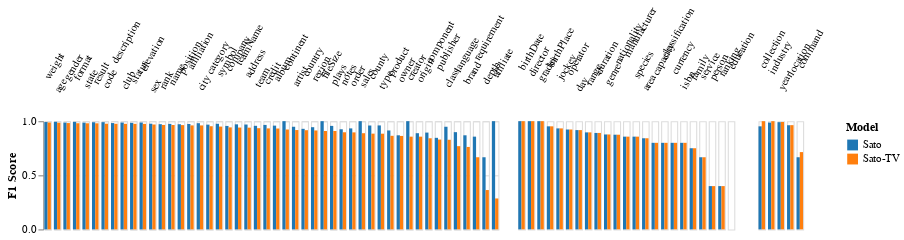

This figure's notebook cell:
### Code cell
f3

### Figure 1 — Vega-Lite specification as saved in the notebook (floating-point values rounded to 4 significant figures)
{"config": {"view": {"continuousWidth": 400, "continuousHeight": 300}, "facet": {"spacing": 0.8}}, "hconcat": [{"data": {"name": "data-9e1a825ed4e05343142ef87bd14738fd"}, "facet": {"column": {"field": "type", "header": {"labelAngle": 300}, "sort": {"field": "F1", "op": "min", "order": "descending"}, "title": null, "type": "ordinal"}}, "spec": {"mark": {"type": "bar", "size": 3}, "encoding": {"color": {"field": "Model", "scale": {"domain": ["Sato", "Sato-TV"], "scheme": "category10"}, "sort": ["Sato", "Sato-TV", "Sato-ST", "Base"], "type": "nominal"}, "x": {"axis": null, "field": "Model", "sort": ["Sato", "Sato-TV", "Sato-ST", "Base"], "type": "ordinal"}, "y": {"field": "F1", "title": "F1 Score", "type": "quantitative"}}, "height": 100, "width": 6}}, {"data": {"name": "data-457d6b6ba7636716be54c62c657025c6"}, "facet": {"column": {"field": "type", "header": {"labelAngle": 300}, "sort": {"field": "F1", "op": "max", "order": "descending"}, "title": null, "type": "ordinal"}}, "spec": {"mark": {"type": "bar", "size": 3}, "encoding": {"color": {"field": "Model", "scale": {"domain": ["Sato", "Sato-TV"], "scheme": "category10"}, "sort": ["Sato", "Sato-TV", "Sato-ST", "Base"], "type": "nominal"}, "x": {"axis": null, "field": "Model", "sort": ["Sato", "Sato-TV", "Sato-ST", "Base"], "title": null, "type": "ordinal"}, "y": {"axis": null, "field": "F1", "title": null, "type": "quantitative"}}, "height": 100, "width": 6}}, {"data": {"name": "data-81982d4d28a5b189579bab595c4a2d08"}, "facet": {"column": {"field": "type", "header": {"labelAngle": 300}, "sort": {"field": "F1", "op": "max", "order": "descending"}, "title": null, "type": "ordinal"}}, "spec": {"mark": {"type": "bar", "size": 3}, "encoding": {"color": {"field": "Model", "scale": {"domain": ["Sato", "Sato-TV"], "scheme": "category10"}, "sort": ["Sato", "Sato-TV", "Sato-ST", "Base"], "type": "nominal"}, "x": {"axis": null, "field": "Model", "sort": ["Sato", "Sato-TV", "Sato-ST", "Base"], "title": null, "type": "ordinal"}, "y": {"axis": null, "field": "F1", "title": null, "type": "quantitative"}}, "height": 100, "width": 6}}], "spacing": 0, "$schema": "https://vega.github.io/schema/vega-lite/v4.17.0.json", "datasets": {"data-9e1a825ed4e05343142ef87bd14738fd": [{"type": "address", "Model": "Sato", "F1": 0.9692}, {"type": "affiliate", "Model": "Sato", "F1": 1.0}, {"type": "affiliation", "Model": "Sato", "F1": 0.9744}, {"type": "age", "Model": "Sato", "F1": 0.9942}, {"type": "album", "Model": "Sato", "F1": 0.9589}, {"type": "artist", "Model": "Sato", "F1": 0.9485}, {"type": "brand", "Model": "Sato", "F1": 0.8696}, {"type": "category", "Model": "Sato", "F1": 0.9682}, {"type": "city", "Model": "Sato", "F1": 0.9814}, {"type": "class", "Model": "Sato", "F1": 0.9486}, {"type": "club", "Model": "Sato", "F1": 0.9873}, {"type": "code", "Model": "Sato", "F1": 0.9909}, {"type": "company", "Model": "Sato", "F1": 0.9561}, {"type": "component", "Model": "Sato", "F1": 0.8947}, {"type": "continent", "Model": "Sato", "F1": 1.0}, {"type": "country", "Model": "Sato", "F1": 0.9294}, {"type": "county", "Model": "Sato", "F1": 0.96}, {"type": "creator", "Model": "Sato", "F1": 1.0}, {"type": "credit", "Model": "Sato", "F1": 0.9655}, {"type": "depth", "Model": "Sato", "F1": 0.6667}, {"type": "description", "Model": "Sato", "F1": 0.9826}, {"type": "elevation", "Model": "Sato", "F1": 0.9877}, {"type": "fileSize", "Model": "Sato", "F1": 1.0}, {"type": "format", "Model": "Sato", "F1": 0.9937}, {"type": "gender", "Model": "Sato", "F1": 0.987}, {"type": "language", "Model": "Sato", "F1": 0.8986}, {"type": "name", "Model": "Sato", "F1": 0.975}, {"type": "notes", "Model": "Sato", "F1": 0.9253}, {"type": "order", "Model": "Sato", "F1": 0.9333}, {"type": "origin", "Model": "Sato", "F1": 0.8889}, {"type": "owner", "Model": "Sato", "F1": 0.8696}, {"type": "plays", "Model": "Sato", "F1": 0.9565}, {"type": "position", "Model": "Sato", "F1": 0.9718}, {"type": "product", "Model": "Sato", "F1": 0.9143}, {"type": "publisher", "Model": "Sato", "F1": 0.8462}, {"type": "rank", "Model": "Sato", "F1": 0.9722}, {"type": "region", "Model": "Sato", "F1": 0.9444}, {"type": "requirement", "Model": "Sato", "F1": 0.8571}, {"type": "result", "Model": "Sato", "F1": 0.9901}, {"type": "sales", "Model": "Sato", "F1": 1.0}, {"type": "sex", "Model": "Sato", "F1": 0.9767}, {"type": "state", "Model": "Sato", "F1": 0.9864}, {"type": "status", "Model": "Sato", "F1": 0.9848}, {"type": "symbol", "Model": "Sato", "F1": 0.976}, {"type": "team", "Model": "Sato", "F1": 0.9572}, {"type": "teamName", "Model": "Sato", "F1": 0.9709}, {"type": "type", "Model": "Sato", "F1": 0.9608}, {"type": "weight", "Model": "Sato", "F1": 0.9922}, {"type": "address", "Model": "Sato-TV", "F1": 0.9402}, {"type": "affiliate", "Model": "Sato-TV", "F1": 0.2857}, {"type": "affiliation", "Model": "Sato-TV", "F1": 0.961}, {"type": "age", "Model": "Sato-TV", "F1": 0.9857}, {"type": "album", "Model": "Sato-TV", "F1": 0.9322}, {"type": "artist", "Model": "Sato-TV", "F1": 0.9182}, {"type": "brand", "Model": "Sato-TV", "F1": 0.7619}, {"type": "category", "Model": "Sato-TV", "F1": 0.9534}, {"type": "city", "Model": "Sato-TV", "F1": 0.9609}, {"type": "class", "Model": "Sato-TV", "F1": 0.8281}, {"type": "club", "Model": "Sato-TV", "F1": 0.9756}, {"type": "code", "Model": "Sato-TV", "F1": 0.9766}, {"type": "company", "Model": "Sato-TV", "F1": 0.9427}, {"type": "component", "Model": "Sato-TV", "F1": 0.8421}, {"type": "continent", "Model": "Sato-TV", "F1": 0.9231}, {"type": "country", "Model": "Sato-TV", "F1": 0.9167}, {"type": "county", "Model": "Sato-TV", "F1": 0.8848}, {"type": "creator", "Model": "Sato-TV", "F1": 0.8571}, {"type": "credit", "Model": "Sato-TV", "F1": 0.9333}, {"type": "depth", "Model": "Sato-TV", "F1": 0.3636}, {"type": "description", "Model": "Sato-TV", "F1": 0.9759}, {"type": "elevation", "Model": "Sato-TV", "F1": 0.975}, {"type": "fileSize", "Model": "Sato-TV", "F1": 0.9091}, {"type": "format", "Model": "Sato-TV", "F1": 0.9809}, {"type": "gender", "Model": "Sato-TV", "F1": 0.9826}, {"type": "language", "Model": "Sato-TV", "F1": 0.7692}, {"type": "name", "Model": "Sato-TV", "F1": 0.9648}, {"type": "notes", "Model": "Sato-TV", "F1": 0.8975}, {"type": "order", "Model": "Sato-TV", "F1": 0.8966}, {"type": "origin", "Model": "Sato-TV", "F1": 0.8571}, {"type": "owner", "Model": "Sato-TV", "F1": 0.8636}, {"type": "plays", "Model": "Sato-TV", "F1": 0.9091}, {"type": "position", "Model": "Sato-TV", "F1": 0.9638}, {"type": "product", "Model": "Sato-TV", "F1": 0.8649}, {"type": "publisher", "Model": "Sato-TV", "F1": 0.8302}, {"type": "rank", "Model": "Sato-TV", "F1": 0.9654}, {"type": "region", "Model": "Sato-TV", "F1": 0.9143}, {"type": "requirement", "Model": "Sato-TV", "F1": 0.6667}, {"type": "result", "Model": "Sato-TV", "F1": 0.9801}, {"type": "sales", "Model": "Sato-TV", "F1": 0.8889}, {"type": "sex", "Model": "Sato-TV", "F1": 0.9692}, {"type": "state", "Model": "Sato-TV", "F1": 0.9805}, {"type": "status", "Model": "Sato-TV", "F1": 0.9754}, {"type": "symbol", "Model": "Sato-TV", "F1": 0.9501}, {"type": "team", "Model": "Sato-TV", "F1": 0.9353}, {"type": "teamName", "Model": "Sato-TV", "F1": 0.9412}, {"type": "type", "Model": "Sato-TV", "F1": 0.8845}, {"type": "weight", "Model": "Sato-TV", "F1": 0.9878}], "data-457d6b6ba7636716be54c62c657025c6": [{"type": "area", "Model": "Sato", "F1": 0.8421}, {"type": "birthDate", "Model": "Sato", "F1": 1.0}, {"type": "birthPlace", "Model": "Sato", "F1": 0.9524}, {"type": "capacity", "Model": "Sato", "F1": 0.8}, {"type": "classification", "Model": "Sato", "F1": 0.8}, {"type": "currency", "Model": "Sato", "F1": 0.8}, {"type": "day", "Model": "Sato", "F1": 0.9176}, {"type": "director", "Model": "Sato", "F1": 1.0}, {"type": "duration", "Model": "Sato", "F1": 0.8913}, {"type": "education", "Model": "Sato", "F1": 0.0}, {"type": "family", "Model": "Sato", "F1": 0.75}, {"type": "genre", "Model": "Sato", "F1": 0.8772}, {"type": "grades", "Model": "Sato", "F1": 1.0}, {"type": "isbn", "Model": "Sato", "F1": 0.8}, {"type": "jockey", "Model": "Sato", "F1": 0.9333}, {"type": "manufacturer", "Model": "Sato", "F1": 0.8571}, {"type": "nationality", "Model": "Sato", "F1": 0.875}, {"type": "operator", "Model": "Sato", "F1": 0.9231}, {"type": "person", "Model": "Sato", "F1": 0.4}, {"type": "range", "Model": "Sato", "F1": 0.8966}, {"type": "ranking", "Model": "Sato", "F1": 0.4}, {"type": "service", "Model": "Sato", "F1": 0.6667}, {"type": "species", "Model": "Sato", "F1": 0.8571}, {"type": "area", "Model": "Sato-TV", "F1": 0.8421}, {"type": "birthDate", "Model": "Sato-TV", "F1": 1.0}, {"type": "birthPlace", "Model": "Sato-TV", "F1": 0.9524}, {"type": "capacity", "Model": "Sato-TV", "F1": 0.8}, {"type": "classification", "Model": "Sato-TV", "F1": 0.8}, {"type": "currency", "Model": "Sato-TV", "F1": 0.8}, {"type": "day", "Model": "Sato-TV", "F1": 0.9176}, {"type": "director", "Model": "Sato-TV", "F1": 1.0}, {"type": "duration", "Model": "Sato-TV", "F1": 0.8913}, {"type": "education", "Model": "Sato-TV", "F1": 0.0}, {"type": "family", "Model": "Sato-TV", "F1": 0.75}, {"type": "genre", "Model": "Sato-TV", "F1": 0.8772}, {"type": "grades", "Model": "Sato-TV", "F1": 1.0}, {"type": "isbn", "Model": "Sato-TV", "F1": 0.8}, {"type": "jockey", "Model": "Sato-TV", "F1": 0.9333}, {"type": "manufacturer", "Model": "Sato-TV", "F1": 0.8571}, {"type": "nationality", "Model": "Sato-TV", "F1": 0.875}, {"type": "operator", "Model": "Sato-TV", "F1": 0.9231}, {"type": "person", "Model": "Sato-TV", "F1": 0.4}, {"type": "range", "Model": "Sato-TV", "F1": 0.8966}, {"type": "ranking", "Model": "Sato-TV", "F1": 0.4}, {"type": "service", "Model": "Sato-TV", "F1": 0.6667}, {"type": "species", "Model": "Sato-TV", "F1": 0.8571}], "data-81982d4d28a5b189579bab595c4a2d08": [{"type": "collection", "Model": "Sato", "F1": 0.9524}, {"type": "command", "Model": "Sato", "F1": 0.6667}, {"type": "industry", "Model": "Sato", "F1": 0.987}, {"type": "location", "Model": "Sato", "F1": 0.9626}, {"type": "year", "Model": "Sato", "F1": 0.9908}, {"type": "collection", "Model": "Sato-TV", "F1": 1.0}, {"type": "command", "Model": "Sato-TV", "F1": 0.7143}, {"type": "industry", "Model": "Sato-TV", "F1": 1.0}, {"type": "location", "Model": "Sato-TV", "F1": 0.9633}, {"type": "year", "Model": "Sato-TV", "F1": 0.9923}]}}
